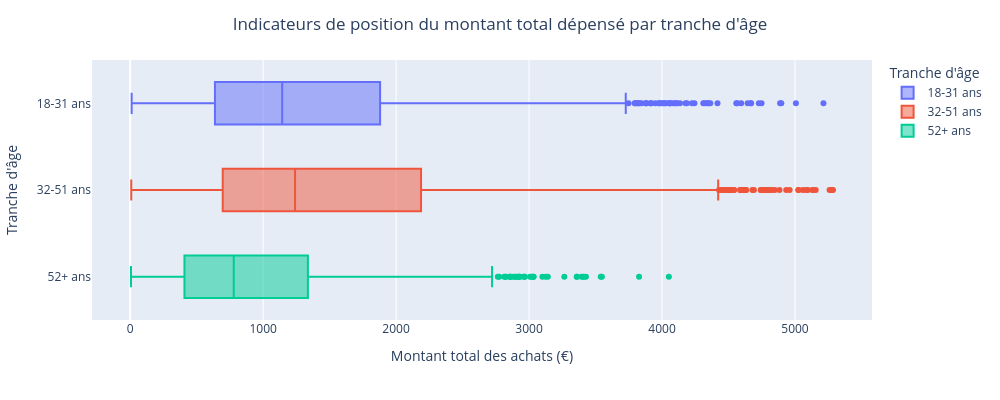

The code cell stored with this chart in its notebook:
### Code cell
fig = px.box(
    df_customers, y="age_group", x="total_amount_spent", color="age_group",
    labels={"age_group":"Tranche d'âge","total_amount_spent":"Montant total des achats (€)"},
    category_orders={"age_group":["18-31 ans","32-51 ans","52+ ans"]},
)
fig.update_layout(title="Indicateurs de position du montant total dépensé par tranche d'âge", title_x=0.5, width=1000, height=400)
fig.show()

### Figure 1 — Plotly figure (JSON) as saved in the notebook; plotly's stock layout.template omitted (floating-point values rounded to 4 significant figures; data arrays with more than 128 entries replaced by an {"elided": "..."} marker saying what was removed)
{"data": [{"alignmentgroup": "True", "hovertemplate": "Tranche d'âge=%{y}<br>Montant total des achats (€)=%{x}<extra></extra>", "legendgroup": "18-31 ans", "marker": {"color": "#636efa"}, "name": "18-31 ans", "notched": false, "offsetgroup": "18-31 ans", "orientation": "h", "showlegend": true, "type": "box", "x": {"elided": "2410 float values"}, "x0": " ", "xaxis": "x", "y": {"elided": "2410 str values"}, "y0": " ", "yaxis": "y"}, {"alignmentgroup": "True", "hovertemplate": "Tranche d'âge=%{y}<br>Montant total des achats (€)=%{x}<extra></extra>", "legendgroup": "32-51 ans", "marker": {"color": "#EF553B"}, "name": "32-51 ans", "notched": false, "offsetgroup": "32-51 ans", "orientation": "h", "showlegend": true, "type": "box", "x": {"elided": "3381 float values"}, "x0": " ", "xaxis": "x", "y": {"elided": "3381 str values"}, "y0": " ", "yaxis": "y"}, {"alignmentgroup": "True", "hovertemplate": "Tranche d'âge=%{y}<br>Montant total des achats (€)=%{x}<extra></extra>", "legendgroup": "52+ ans", "marker": {"color": "#00cc96"}, "name": "52+ ans", "notched": false, "offsetgroup": "52+ ans", "orientation": "h", "showlegend": true, "type": "box", "x": {"elided": "2805 float values"}, "x0": " ", "xaxis": "x", "y": {"elided": "2805 str values"}, "y0": " ", "yaxis": "y"}], "layout": {"boxmode": "overlay", "height": 400, "legend": {"title": {"text": "Tranche d'âge"}, "tracegroupgap": 0}, "margin": {"t": 60}, "title": {"text": "Indicateurs de position du montant total dépensé par tranche d'âge", "x": 0.5}, "width": 1000, "xaxis": {"anchor": "y", "domain": [0, 1], "title": {"text": "Montant total des achats (€)"}}, "yaxis": {"anchor": "x", "categoryarray": ["52+ ans", "32-51 ans", "18-31 ans"], "categoryorder": "array", "domain": [0, 1], "title": {"text": "Tranche d'âge"}}}}
